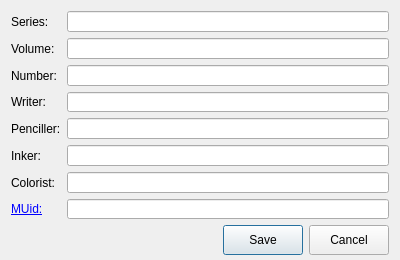
<?xml version="1.0" encoding="UTF-8"?>
<ui version="4.0">
    <class>editorDialog</class>
    <widget class="QDialog" name="editorDialog">
        <property name="geometry">
            <rect>
                <x>0</x>
                <y>0</y>
                <width>400</width>
                <height>260</height>
            </rect>
        </property>
        <property name="minimumSize">
            <size>
                <width>400</width>
                <height>260</height>
            </size>
        </property>
        <property name="windowTitle">
            <string>Metadata editor</string>
        </property>
        <property name="windowIcon">
            <iconset resource="KCC.qrc">
                <normaloff>:/Icon/icons/comic2ebook.png</normaloff>:/Icon/icons/comic2ebook.png
            </iconset>
        </property>
        <layout class="QVBoxLayout" name="verticalLayout">
            <property name="bottomMargin">
                <number>5</number>
            </property>
            <item>
                <widget class="QWidget" name="editorWidget" native="true">
                    <layout class="QGridLayout" name="gridLayout">
                        <property name="leftMargin">
                            <number>0</number>
                        </property>
                        <property name="topMargin">
                            <number>0</number>
                        </property>
                        <property name="rightMargin">
                            <number>0</number>
                        </property>
                        <property name="bottomMargin">
                            <number>0</number>
                        </property>
                        <item row="0" column="0">
                            <widget class="QLabel" name="label_1">
                                <property name="text">
                                    <string>Series:</string>
                                </property>
                            </widget>
                        </item>
                        <item row="0" column="1">
                            <widget class="QLineEdit" name="seriesLine"/>
                        </item>
                        <item row="1" column="0">
                            <widget class="QLabel" name="label_2">
                                <property name="text">
                                    <string>Volume:</string>
                                </property>
                            </widget>
                        </item>
                        <item row="1" column="1">
                            <widget class="QLineEdit" name="volumeLine"/>
                        </item>
                        <item row="2" column="0">
                            <widget class="QLabel" name="label_3">
                                <property name="text">
                                    <string>Number:</string>
                                </property>
                            </widget>
                        </item>
                        <item row="2" column="1">
                            <widget class="QLineEdit" name="numberLine"/>
                        </item>
                        <item row="3" column="0">
                            <widget class="QLabel" name="label_4">
                                <property name="text">
                                    <string>Writer:</string>
                                </property>
                            </widget>
                        </item>
                        <item row="3" column="1">
                            <widget class="QLineEdit" name="writerLine"/>
                        </item>
                        <item row="4" column="0">
                            <widget class="QLabel" name="label_5">
                                <property name="text">
                                    <string>Penciller:</string>
                                </property>
                            </widget>
                        </item>
                        <item row="4" column="1">
                            <widget class="QLineEdit" name="pencillerLine"/>
                        </item>
                        <item row="5" column="0">
                            <widget class="QLabel" name="label_6">
                                <property name="text">
                                    <string>Inker:</string>
                                </property>
                            </widget>
                        </item>
                        <item row="5" column="1">
                            <widget class="QLineEdit" name="inkerLine"/>
                        </item>
                        <item row="6" column="0">
                            <widget class="QLabel" name="label_7">
                                <property name="text">
                                    <string>Colorist:</string>
                                </property>
                            </widget>
                        </item>
                        <item row="6" column="1">
                            <widget class="QLineEdit" name="coloristLine"/>
                        </item>
                        <item row="7" column="0">
                            <widget class="QLabel" name="label_8">
                                <property name="text">
                                    <string>&lt;html&gt;&lt;head/&gt;&lt;body&gt;&lt;p&gt;&lt;a href=&quot;https://github.com/ciromattia/kcc/wiki/Manga-Cover-Database-support&quot;&gt;&lt;span
                                        style=&quot; text-decoration: underline; color:#0000ff;&quot;&gt;MUid:&lt;/span&gt;&lt;/a&gt;&lt;/p&gt;&lt;/body&gt;&lt;/html&gt;
                                    </string>
                                </property>
                                <property name="openExternalLinks">
                                    <bool>true</bool>
                                </property>
                            </widget>
                        </item>
                        <item row="7" column="1">
                            <widget class="QLineEdit" name="muidLine"/>
                        </item>
                    </layout>
                </widget>
            </item>
            <item>
                <widget class="QWidget" name="optionWidget" native="true">
                    <layout class="QHBoxLayout" name="horizontalLayout">
                        <property name="leftMargin">
                            <number>0</number>
                        </property>
                        <property name="topMargin">
                            <number>0</number>
                        </property>
                        <property name="rightMargin">
                            <number>0</number>
                        </property>
                        <property name="bottomMargin">
                            <number>0</number>
                        </property>
                        <item>
                            <widget class="QLabel" name="statusLabel">
                                <property name="sizePolicy">
                                    <sizepolicy hsizetype="MinimumExpanding" vsizetype="MinimumExpanding">
                                        <horstretch>0</horstretch>
                                        <verstretch>0</verstretch>
                                    </sizepolicy>
                                </property>
                                <property name="text">
                                    <string/>
                                </property>
                            </widget>
                        </item>
                        <item>
                            <widget class="QPushButton" name="okButton">
                                <property name="minimumSize">
                                    <size>
                                        <width>0</width>
                                        <height>30</height>
                                    </size>
                                </property>
                                <property name="text">
                                    <string>Save</string>
                                </property>
                                <property name="icon">
                                    <iconset resource="KCC.qrc">
                                        <normaloff>:/Other/icons/convert.png</normaloff>:/Other/icons/convert.png
                                    </iconset>
                                </property>
                            </widget>
                        </item>
                        <item>
                            <widget class="QPushButton" name="cancelButton">
                                <property name="minimumSize">
                                    <size>
                                        <width>0</width>
                                        <height>30</height>
                                    </size>
                                </property>
                                <property name="text">
                                    <string>Cancel</string>
                                </property>
                                <property name="icon">
                                    <iconset resource="KCC.qrc">
                                        <normaloff>:/Other/icons/clear.png</normaloff>:/Other/icons/clear.png
                                    </iconset>
                                </property>
                            </widget>
                        </item>
                    </layout>
                </widget>
            </item>
        </layout>
    </widget>
    <resources>
        <include location="KCC.qrc"/>
    </resources>
    <connections/>
</ui>
